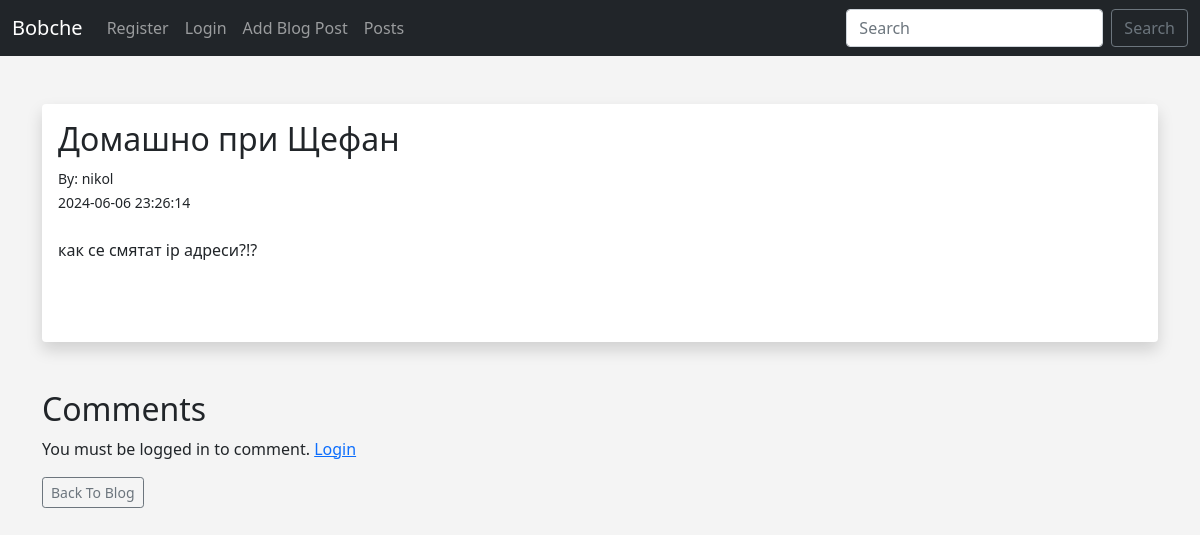
The page /posts/2 on the database its author committed.
### app.py (models this page shows, shortened)
class Posts(db.Model):
    id = db.Column(db.Integer, primary_key=True)
    title = db.Column(db.String(255))
    content = db.Column(db.Text)
    author = db.Column(db.String(255))
    slug = db.Column(db.String(255))
    date_posted = db.Column(db.DateTime(timezone=True), default=func.now())
    poster_id = db.Column(db.Integer, db.ForeignKey('users.id'))
    comments = db.relationship('Comment', backref='post')

class Users(db.Model, UserMixin):
    id = db.Column(db.Integer, primary_key=True)
    username = db.Column(db.String(20), nullable=False, unique=True)
    name = db.Column(db.String(200), nullable=False)
    email = db.Column(db.String(120), nullable=False, unique=True)
    password_hash = db.Column(db.String(128))
    posts = db.relationship('Posts', backref='poster')
    comments = db.relationship("Comment", backref='poster')
    @property
    def password(self):
        raise AttributeError('password is not a readable attribute')

### app.py (the view)
@app.route('/posts/<int:id>', methods=['GET', 'POST'])
def post(id):
    post = Posts.query.get_or_404(id)
    comments = Comment.query.filter_by(post_id=id).order_by(Comment.date_posted.desc()).all()
    form = CommentForm()
    if form.validate_on_submit():
        comment = Comment(content=form.content.data, author=current_user.username, post_id=id, poster_id=current_user.id)
        db.session.add(comment)
        db.session.commit()
        flash('Your comment has been added!', 'success')
        return redirect(url_for('post', id=post.id))
    return render_template('post.html', post=post, comments=comments, form=form)

### webforms.py
class CommentForm(FlaskForm):
	content = CKEditorField('Comment', validators=[DataRequired()])
	submit = SubmitField('Submit')

class SearchForm(FlaskForm):
	searched = StringField("Searched", validators=[DataRequired()])
	submit = SubmitField("Submit")

### app.py (called while the page is built)
@app.context_processor
def base():
	form = SearchForm()
	return dict(form=form)

### templates/post.html (shortened to what this page needs)
{% extends 'base.html' %}
{% block content %}
<br/>
<div class="shadow p-3 mb-5 bg-body rounded">
	<h2>{{ post.title }}</h2>
	<small>By: {{ post.poster.name }}<br/>
	{{ post.date_posted }}</small> <br/><br/>
	{{ post.content|safe }}<br/><br/>
</div>
<h2>Comments</h2>
{% if current_user.is_authenticated %}
    <form method="POST" action="">
        {{ form.hidden_tag() }}
        <div class="form-group">
            {{ form.content.label }}<br>
            {{ form.content(rows=5, class_="form-control") }}<br>
        </div>
        <div class="form-group">
            {{ form.submit(class_="btn btn-primary") }}
        </div>
    </form>
{% else %}
    <p>You must be logged in to comment. <a href="{{ url_for('login') }}">Login</a></p>
{% endif %}
<a href="{{ url_for('posts')}}" class="btn btn-outline-secondary btn-sm">Back To Blog</a>
{% endblock %}

### static/style.css (style rules this page uses)
body { background: #f4f4f4; }

### rows shown on the page
Posts: title "Домашно при Щефан", date_posted "2024-06-06 23:26:14", content "как се смятат ip адреси?!?"
Users: poster.name "nikol"
